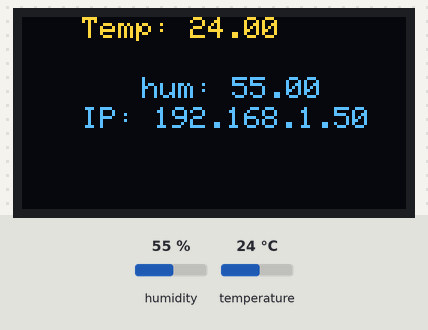
This sketch was run on a simulated ESP8266 (NodeMCU). Shown: 128×64 one-colour display. The test bench sets the inputs (shaded band); at power-on: temperature 24 °C, humidity 55 %. The OLED is the two-colour kind (top 16 rows yellow); WiFi joins after 1.5 s; servers stay silent unless stated; what the sketch prints to the serial monitor is not drawn.

Above: at 3.2 s.
3.3 s: temperature set to 12 °C
At 5.4 s:
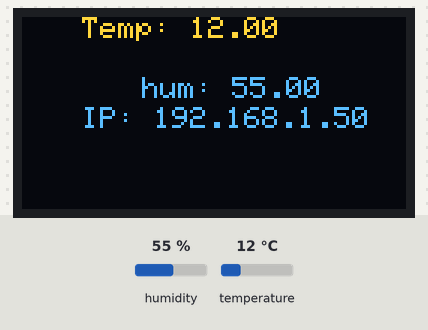
6.0 s: humidity set to 22 %
At 6.9 s:
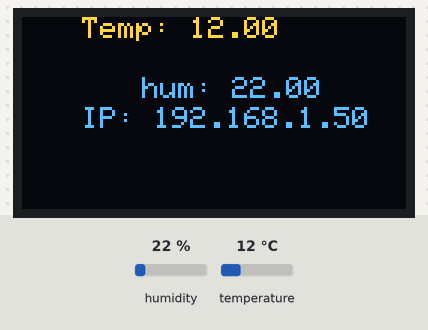
8.7 s: temperature set to 19 °C
11.7 s: humidity set to 40 %
At 12.6 s:
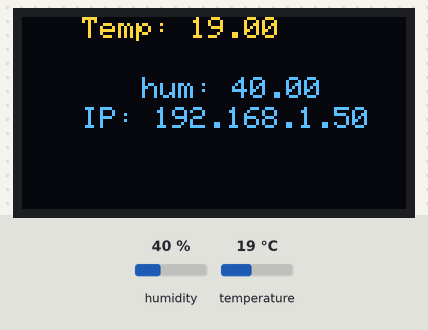
Timing chart, 0 to 14.7 s (numbered marks = the images above; inputs shaded):
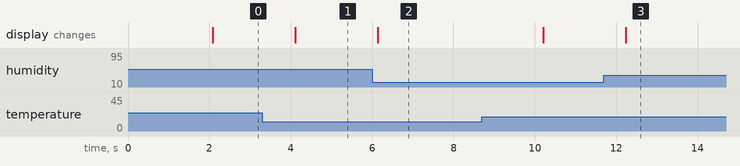

Measured:
- after the input at 3.3 s, the display: changes after 0.81 s (image 1)
- after the input at 6.0 s, the display: changes after 0.15 s (image 2)
- after the input at 11.7 s, the display: changes after 0.54 s (image 3)

The sketch:

class12d.ino
```cpp
#include <DHT.h>


#include <Adafruit_SSD1306.h>
#include <Adafruit_GFX.h>
#include<Wire.h>

#include<ESP8266WiFi.h>

const char* ssid = "Inam ul Rehman";
const char* password = "in123456";
WiFiClient client;

#define SCREEN_WIDTH 128
#define SCREEN_HEIGHT 64

#define DHTPIN D4
#define DHTTYPE DHT11
DHT dht(DHTPIN,DHTTYPE);
float temp, hum;
Adafruit_SSD1306 display(SCREEN_WIDTH,SCREEN_HEIGHT,&Wire,-1);

void setup() {
  //task 1: set temp , hum on oled display
  Serial.begin(115200);
  display.begin(SSD1306_SWITCHCAPVCC,0x3c);
//  display.clearDisplay();
//  display.setTextSize(1);
//  display.setTextColor(WHITE);
//  display.setCursor(10,15);
//  display.println("Hello world");
//  display.display();

  pinMode(DHTPIN,INPUT);
  dht.begin();

   Serial.println("Connection to Wifi");
  WiFi.begin(ssid,password);
  while(WiFi.status() != WL_CONNECTED){
      delay(1000);
      Serial.print("*");
    }
  Serial.println();
  Serial.println("Wifi Connected");
  Serial.println(WiFi.localIP());


}

void loop() {
//  for(int x=0 ; x<64;x++)
//{
//  display.clearDisplay();
//  display.setTextSize(1);
//  display.setTextColor(WHITE);
//  display.setCursor(x,32);
//  display.println("Hello world");
//  display.display();
//  }

  temp = dht.readTemperature();
  hum = dht.readHumidity();
  display.clearDisplay();
  display.setTextSize(1);
  display.setTextColor(WHITE);
  display.setCursor(20,0);
  display.print("Temp: ");
  display.println(temp);
  display.setCursor(40,20);
  display.print("hum: ");
  display.println(hum);
    display.setCursor(20,30);
  display.print("IP: ");
  display.println(WiFi.localIP());
display.display();
Serial.print(temp);


}
```
